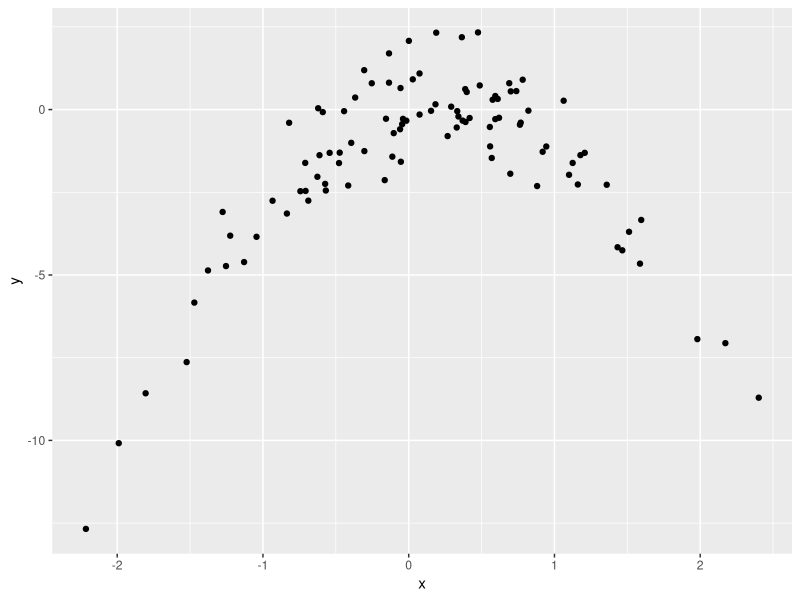
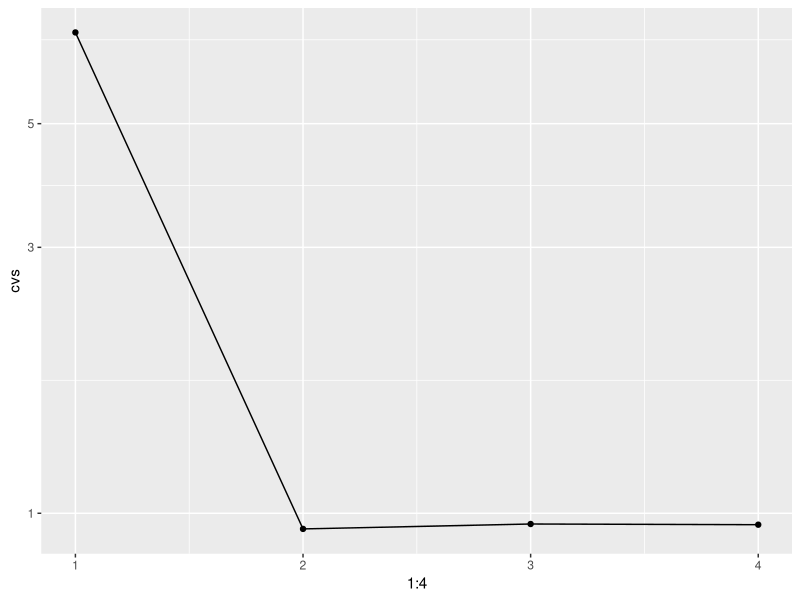
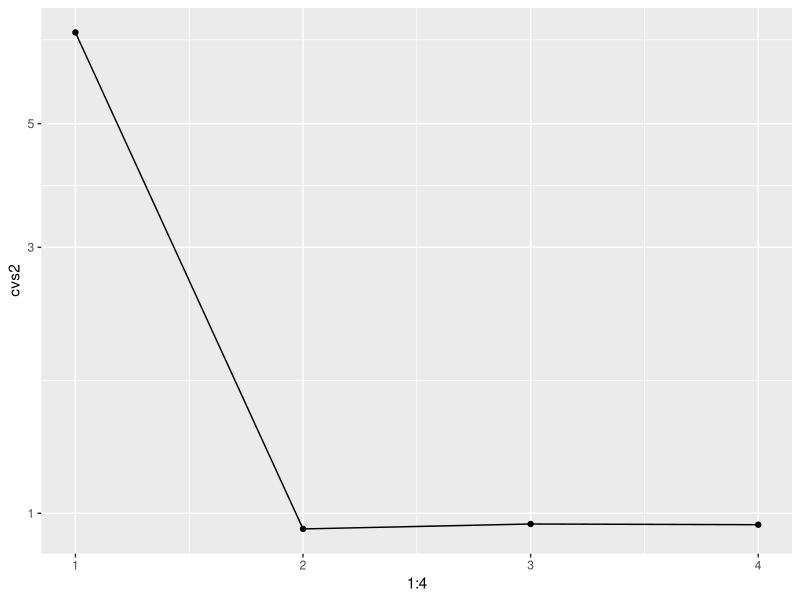

Recreate these plots in R, in order.
## ---- chunk 1
set.seed(1)
x <- rnorm(100)
y <- x - 2 * x^2 + rnorm(100)
## ---- chunk 2
library(tidyverse)
df = tibble(x=x, y=y)
ggplot(df, aes(x=x,y=y)) + geom_point()
## ---- chunk 3
library(boot)
models = list()
cvs = c()
for(pow in 1:4){
  model = glm(y~poly(x, pow), data=df)
  cv = cv.glm(df, model)
  cvs[pow] = cv$delta
  models[[pow]] = model
}
ggplot(mapping=aes(x=1:4, y=cvs)) + 
  geom_line() + 
  geom_point() + 
  scale_y_log10()
## ---- chunk 4
set.seed(4)
models2 = list()
cvs2 = c()
for(pow in 1:4){
  model = glm(y~poly(x, pow), data=df)
  cv = cv.glm(df, model)
  cvs2[pow] = cv$delta
  models2[[pow]] = model
}
ggplot(mapping=aes(x=1:4, y=cvs2)) + 
  geom_line() + 
  geom_point() + 
  scale_y_log10()
## ---- chunk 5
cbind(cvs, cvs2)
## ---- chunk 6
for(i in 1:4){
  print(
    confint(models[[i]])
  )
}
